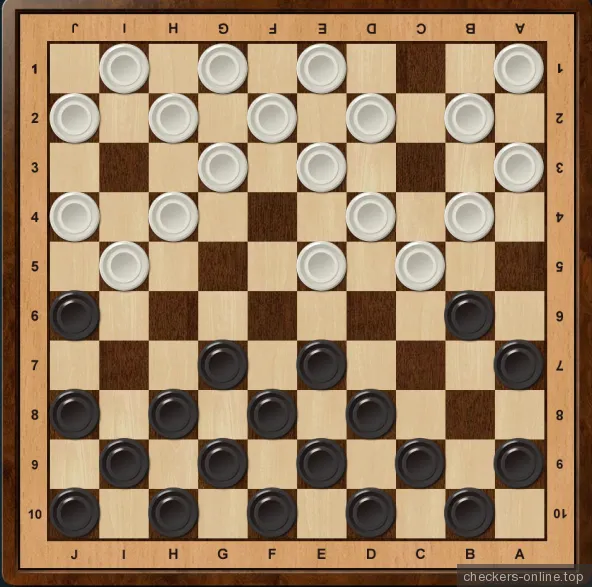
#> input picture Lab4/img_2.png, 592 x 587 px
$ python task3.py
#> lines starting #> are read from the running program, lines starting #| are printed output that depends on the picture; after the words box and inside, x2 and y2 are one past the last pixel; in counts of white or black regions, pixels touching at a corner belong together
import sys
import cv2 as cv
import numpy as np


def main(argv):
    default_file = 'img_2.png'
    filename = argv[0] if len(argv) > 0 else default_file
    # Loads an image
    src = cv.imread(cv.samples.findFile(filename), cv.IMREAD_COLOR)
#> src is the input picture: shape (587, 592, 3); mean B, G, R 99.7, 129.6, 156.5
    # Check if image is loaded fine
    if src is None:
        print('Error opening image!')
        print(
            'Usage: hough_circle.py [image_name -- default ' + default_file + '] \n')
        return -1

    gray = cv.cvtColor(src, cv.COLOR_BGR2GRAY)
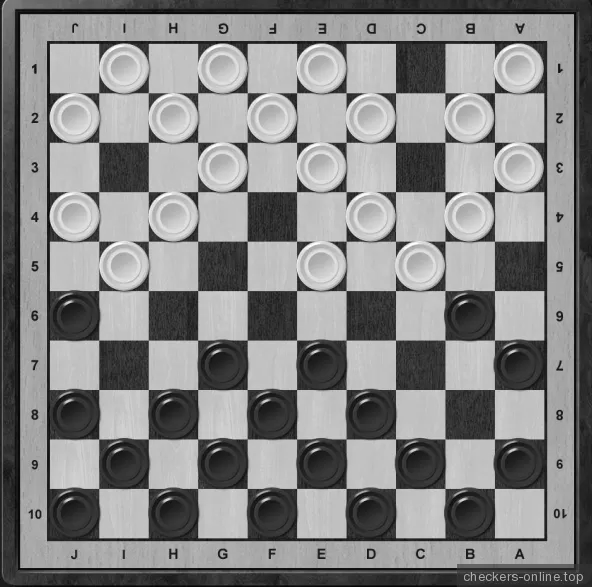
#> gray: shape (587, 592); min 3, max 255, mean 134.2

    gray = cv.medianBlur(gray, 5)
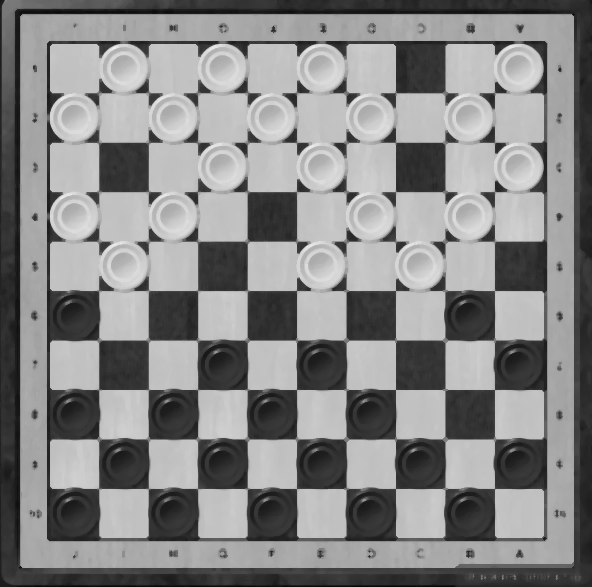
#> gray: shape (587, 592); min 7, max 240, mean 135.1

    rows = gray.shape[0]
#> rows = 587
    circles = cv.HoughCircles(gray, cv.HOUGH_GRADIENT, 1, rows / 8,
                              param1=100, param2=30,
                              minRadius=1, maxRadius=30)
#> circles = 23 rows, first 8: [468.5, 117.5, 24.6], [320.5, 265.5, 24.9], [419.5, 265.5, 24.9], [370.5, 117.5, 24.6], [74.5, 117.5, 24.6], [270.5, 117.5, 24.6], [173.5, 414.5, 22.2], [369.5, 511.5, 24.8]

    if circles is not None:
        circles = np.uint16(np.around(circles))
#> circles = 23 rows, first 8: [468, 118, 25], [320, 266, 25], [420, 266, 25], [370, 118, 25], [74, 118, 25], [270, 118, 25], [174, 414, 22], [370, 512, 25]
        for i in circles[0, :]:
            center = (i[0], i[1])
            # circle center
            cv.circle(src, center, 1, (0, 100, 100), 3)
            # circle outline
            radius = i[2]
            cv.circle(src, center, radius, (255, 0, 255), 3)
#> this loop made 23 passes
#> (center, radius) on passes 1 to 12: ((468, 118), 25), ((320, 266), 25), ((420, 266), 25), ((370, 118), 25), ((74, 118), 25), ((270, 118), 25), ((174, 414), 22), ((370, 512), 25), ((368, 416), 24), ((272, 514), 22), ((172, 216), 16), ((74, 414), 22)
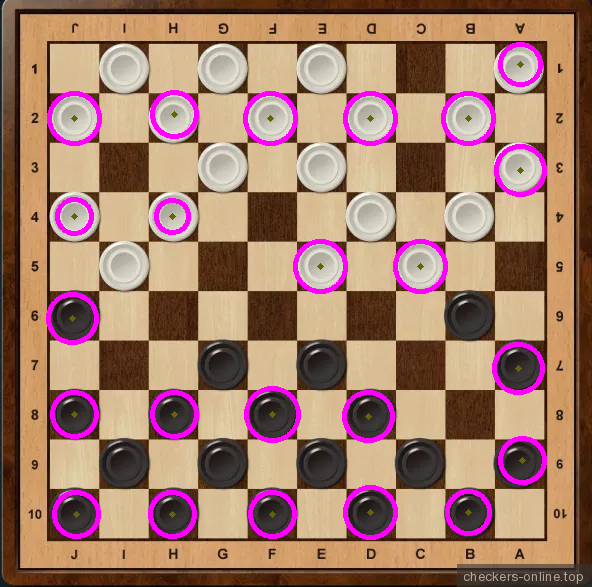
#> src: shape (587, 592, 3); 4.9% of pixels changed, all inside (x1, y1, x2, y2) = (46, 42, 547, 540)

    cv.imshow("detected circles", src)
    cv.waitKey(0)

    return 0


if __name__ == "__main__":
    main(sys.argv[1:])

$ run again, with Lab4/img_3.png copied over Lab4/img_2.png
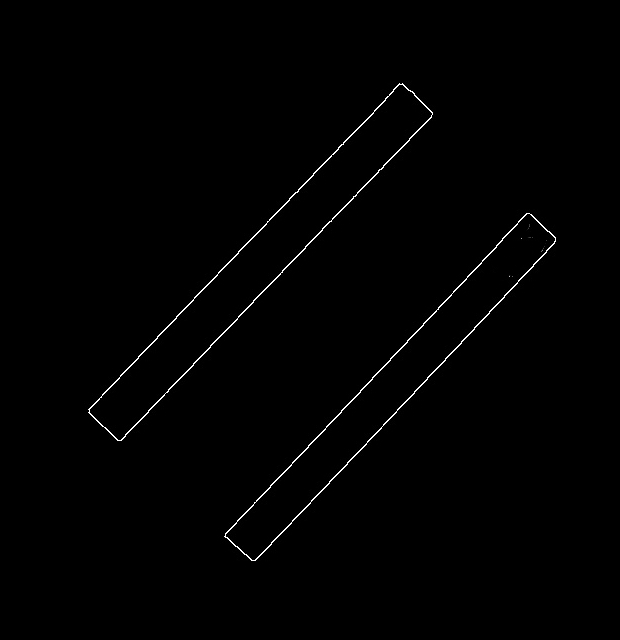
#> input picture Lab4/img_3.png, 620 x 640 px
#> in main, src is the input picture: shape (640, 620, 3); min 0, max 255, mean 1.8
#> in main, `gray = cv.medianBlur(gray, 5)`:
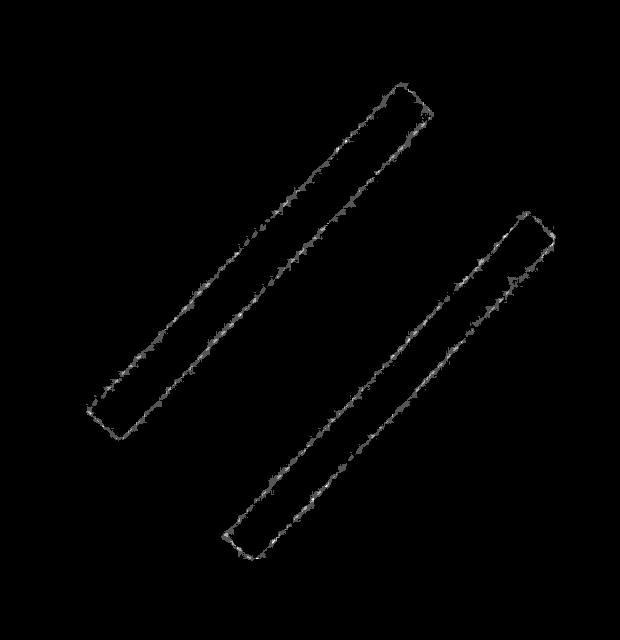
#> gray: shape (640, 620); min 0, max 3, mean 0.0241; drawn with min black and max white
#> circles = None

$ run again, with Lab4/img_4.png copied over Lab4/img_2.png
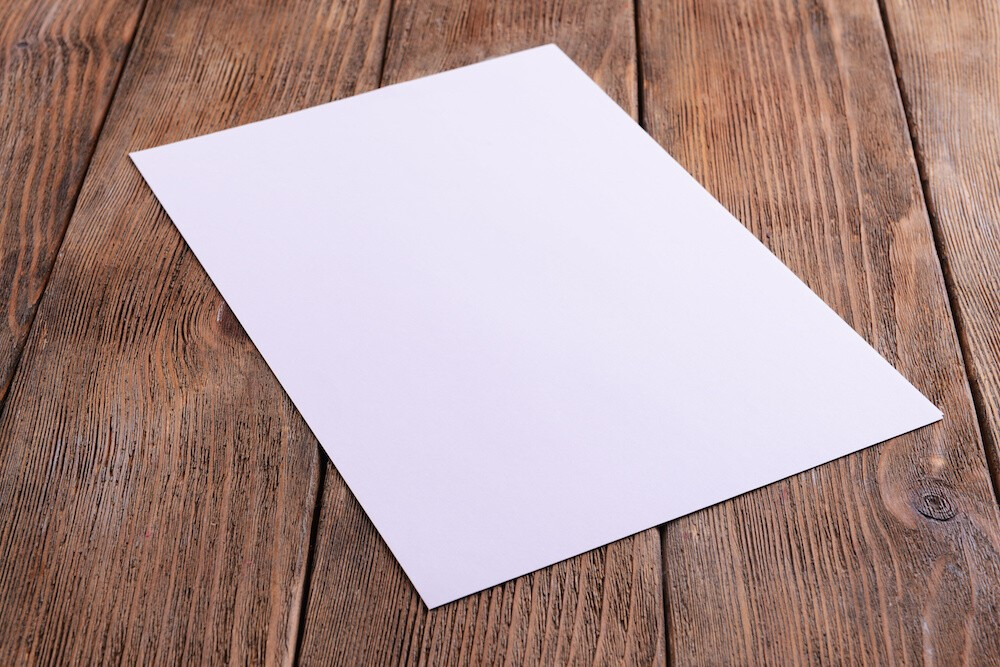
#> input picture Lab4/img_4.png, 1000 x 667 px
#> in main, src is the input picture: shape (667, 1000, 3); mean B, G, R 147.2, 149.2, 174.6
#> in main, `gray = cv.cvtColor(src, cv.COLOR_BGR2GRAY)`:
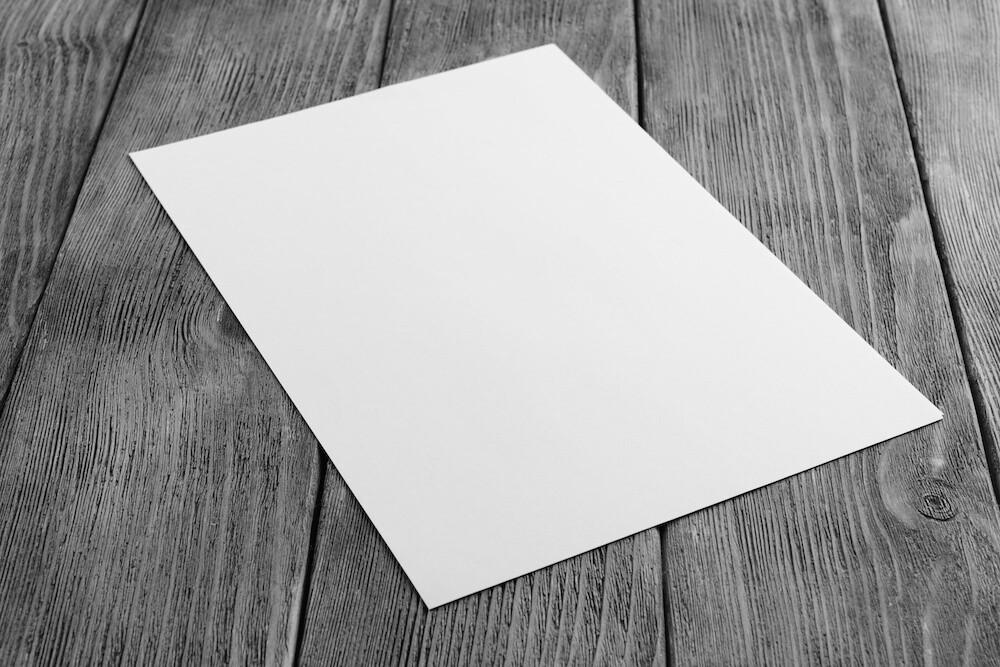
#> gray: shape (667, 1000); min 0, max 255, mean 156.6
#> in main, `circles = cv.HoughCircles(gray, cv.HOUGH_GRADIENT, 1, rows / 8, param1..`: circles = [[58.5, 479.5, 23.9], [376.5, 571.5, 19.4]]
#> in main, `circles = np.uint16(np.around(circles))`: circles = [[58, 480, 24], [376, 572, 19]]
#> the loop in main, `for i in circles[0, :]:` made 2 passes
#> after the loop in main, `for i in circles[0, :]:`:
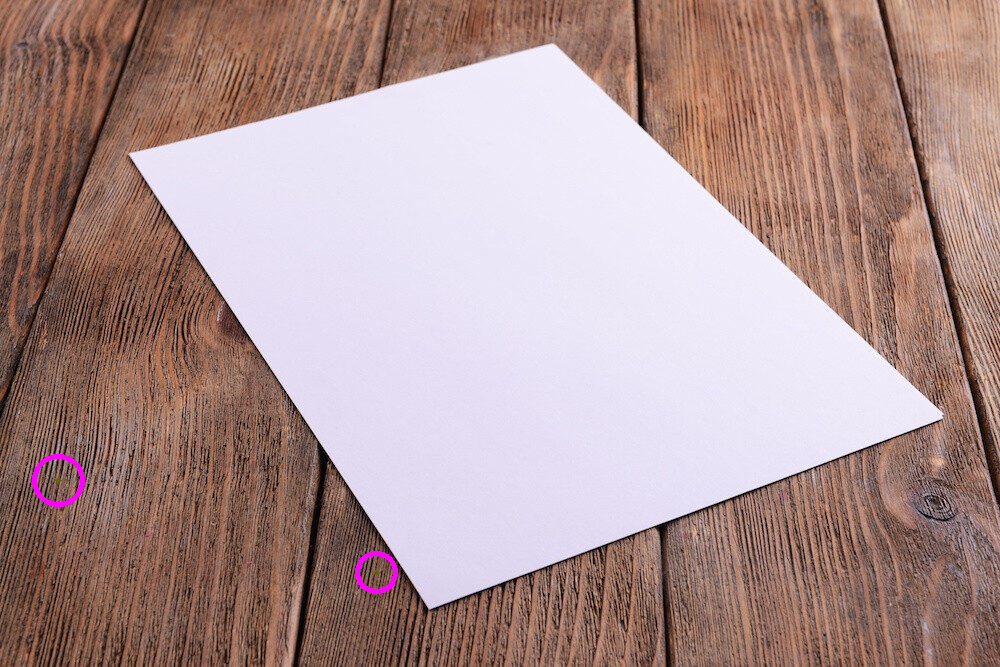
#> src: shape (667, 1000, 3); 0.21% of pixels changed, all inside (x1, y1, x2, y2) = (32, 454, 398, 594)
